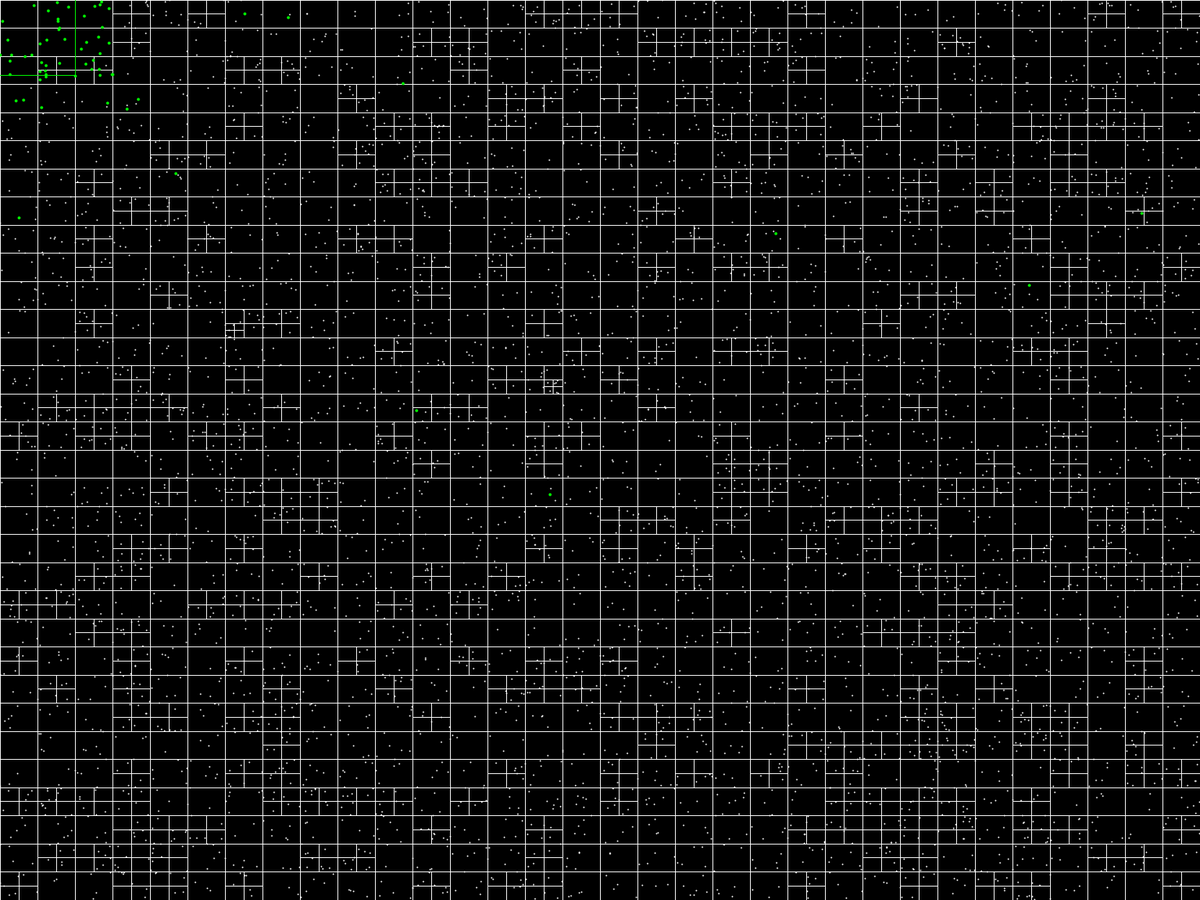
Frame 1 (no input)
Frame 60 (the mouse pressed at the canvas centre just before this capture): identical to frame 1, image omitted
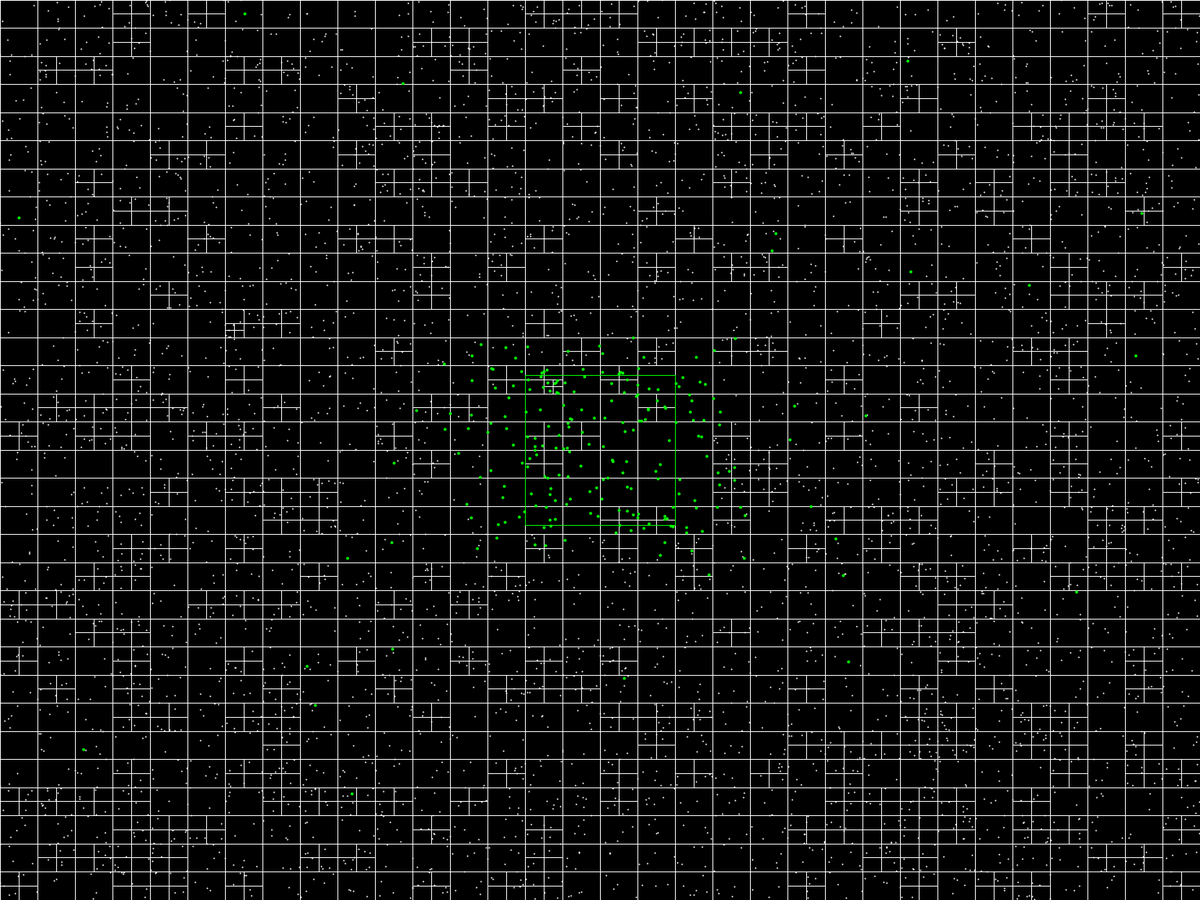
Frame 120 (the mouse held since frame 60 and released just before this capture)

The Processing sketch that drew these frames (run headless with seeded random() and noise(); from frame 60 on, the mouse is pressed at the canvas centre):

// Processing sketch: Quadtree
// ── Quadtree.pde
QuadTree QT;
void setup()
{
  fullScreen();
  //size(800, 800);
  Boundary B=new Boundary(width/2, height/2, width, height);
  QT=new QuadTree(B, 4);
  for (int i=0; i<5000; i++)
  {
    QT.insert(new Point(random(width), random(height)));
  }
}
void draw()
{
  background(0);
  QT.show();
  Boundary B=new Boundary(mouseX, mouseY, 200, 200);
  B.highLight();
  ArrayList<Point> points=QT.query(B);
  for (Point P : points)
  {
    P.highLight();
  }
}
void mouseDragged()
{
  //for(int i=0;i<5;i++)
  //QT.insert(new Point(mouseX+random(5),mouseY+random(5)));
}

// ── Boundary.pde
class Boundary
{
  float x, y, w, h;
  Boundary(float x_, float y_, float w_, float h_)
  {
    x=x_;
    y=y_;
    w=w_;
    h=h_;
  }
  void show()
  {
    rectMode(CENTER);
    strokeWeight(1);
    stroke(255);
    noFill();
    rect(x, y, w, h);
  }
  void highLight()
  {
    rectMode(CENTER);
    strokeWeight(1);
    stroke(0, 255, 0);
    noFill();
    rect(x, y, w, h);
  }
  boolean inside(Point P)
  {
    return (P.x>=x-w/2) && (P.x<=x+w/2) && (P.y<=y+h/2) && (P.y>=y-h/2);
  }
  boolean overlap(Boundary bound)
  {
    float BT,BB,BL,BR;
    float L,R,T,B;
    L=x-w/2;
    R=x+w/2;
    T=y+h/2;
    B=y-h/2;
    BT=bound.y+bound.h/2;
    BB=bound.y-bound.h/2;
    BL=bound.x-bound.w/2;
    BR=bound.x+bound.w/2;
    return !( BL>R || BR<L || BT<B || BB>T ) ;
  }
}

// ── Point.pde
class Point
{
  float x, y;
  Point(float x_, float y_)
  {
    x=x_;
    y=y_;
  }
  void show()
  {
    stroke(255);
    strokeWeight(2);
    point(x, y);
  }
  void highLight()
  {
    stroke(0, 255, 0);
    strokeWeight(4);
    point(x, y);
  }
}

// ── Quad.pde
class QuadTree
{
  int cap;
  QuadTree A00, A01, A10, A11;
  Boundary B;
  boolean divided;
  ArrayList<Point> points;
  QuadTree(Boundary B_, int cap_)
  {
    B=B_;
    cap=cap_;
    divided=false;
    points=new ArrayList<Point>();
  }
  boolean insert(Point P)
  {
    if (B.inside(P))
    {
      if (points.size()<cap)
      {
        points.add(P);
        return true;
      } else
      {
        if (!divided)
        {
          divided=true;
          float x=B.x;
          float y=B.y;
          float w=B.w/2;
          float h=B.h/2;
          A00=new QuadTree(new Boundary(x-w/2, y-h/2, w, h), cap);
          A01=new QuadTree(new Boundary(x+w/2, y-h/2, w, h), cap);
          A10=new QuadTree(new Boundary(x-w/2, y+h/2, w, h), cap);
          A11=new QuadTree(new Boundary(x+w/2, y+h/2, w, h), cap);
        }
        return A00.insert(P) || A01.insert(P) || A10.insert(P) || A11.insert(P);
      }
    } else
      return false;
  }
  void show()
  {
    B.show();
    for (Point P : points)
    {
      P.show();
    }
    if (divided)
    {
      A00.show();
      A01.show();
      A10.show();
      A11.show();
    }
  }
  ArrayList<Point> query(Boundary B_)
  {
    ArrayList<Point> temp=new ArrayList<Point>();
    if (B.overlap(B_))
    {
      temp.addAll(points);
      if (divided)
      {
        temp.addAll(A00.query(B_));
        temp.addAll(A01.query(B_));
        temp.addAll(A10.query(B_));
        temp.addAll(A11.query(B_));
      }
    }
    return temp;
  }
}
